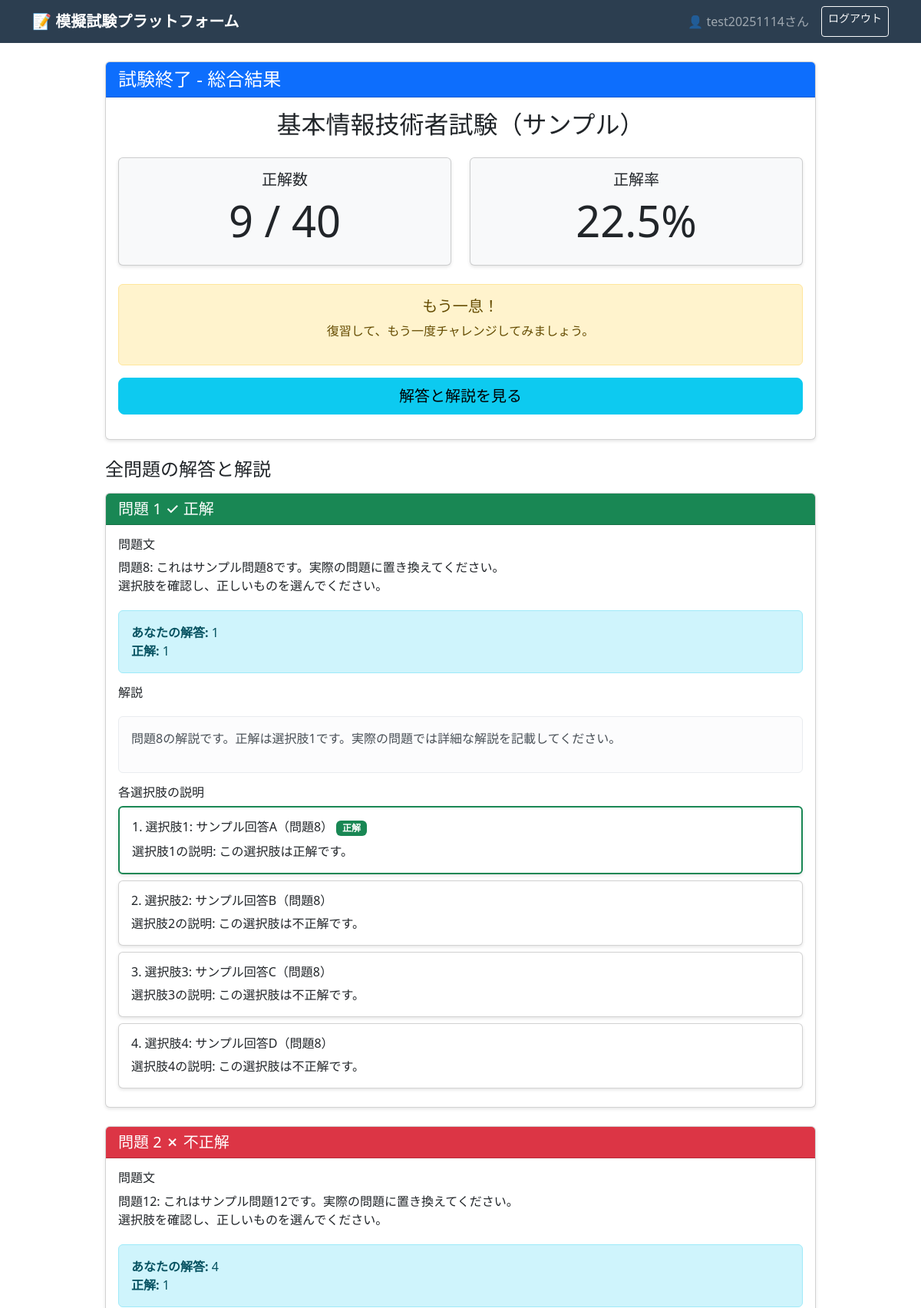
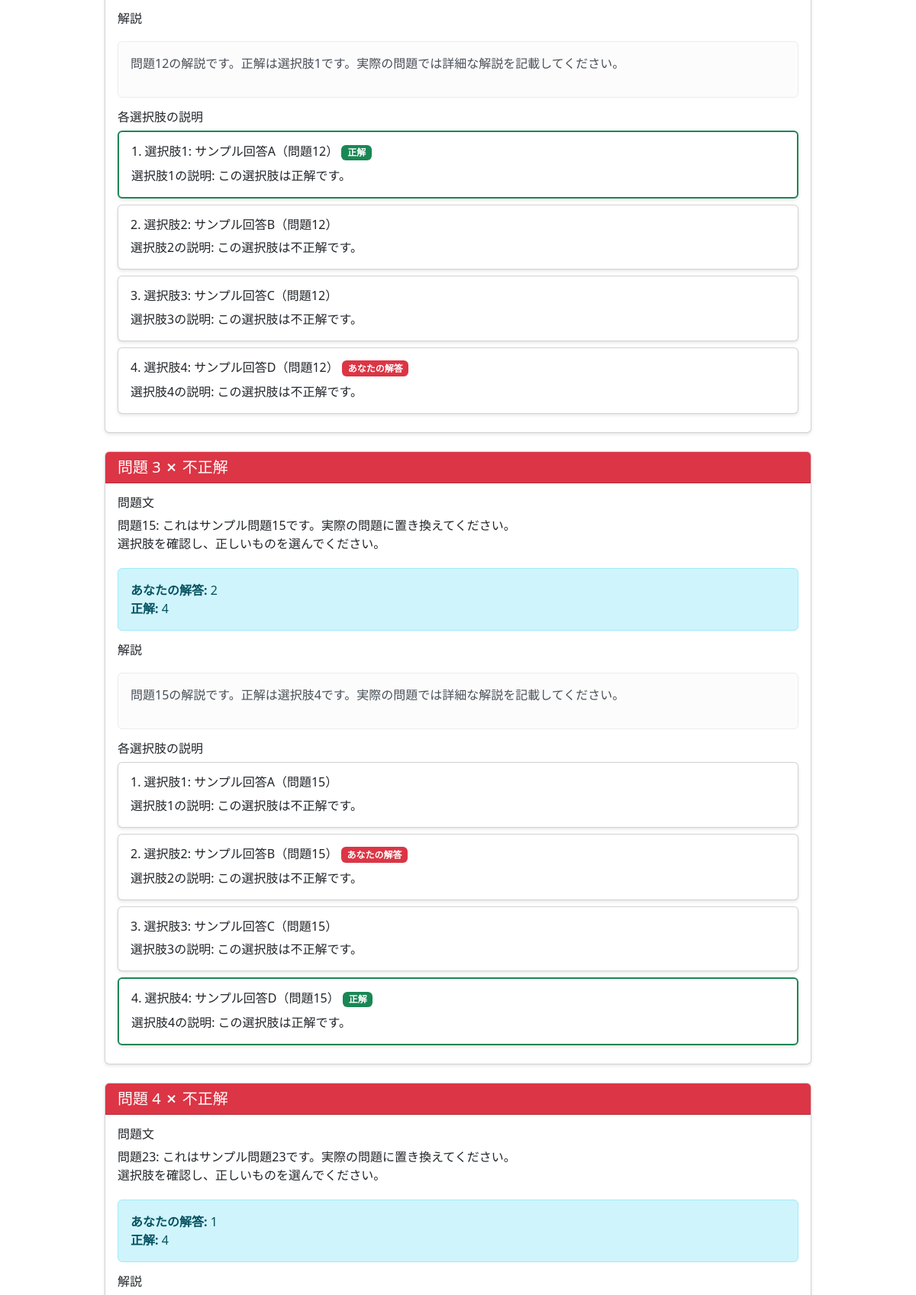
Page /exam/result/3/ (signed in, upper part) on the committed database (2 pictures, top to bottom).
### exam/models.py (models this page shows, shortened)
class User(AbstractUser):
    email = models.EmailField(unique=True)

class ExamSession(models.Model):
    user = models.ForeignKey(
        User,
        on_delete=models.CASCADE,
        related_name='exam_sessions',
        verbose_name="ユーザー"
    )
    exam_set = models.ForeignKey(
        ExamSet,
        on_delete=models.CASCADE,
        verbose_name="試験セット"
    )
    started_at = models.DateTimeField(auto_now_add=True, verbose_name="開始時刻")
    completed_at = models.DateTimeField(null=True, blank=True, verbose_name="完了時刻")
    score = models.IntegerField(null=True, blank=True, verbose_name="得点")
    total_questions = models.IntegerField(verbose_name="総問題数")
    is_completed = models.BooleanField(default=False, verbose_name="完了フラグ")
    class Meta:
        verbose_name = "試験セッション"
        verbose_name_plural = "試験セッション"
        ordering = ['-started_at']
    def get_percentage(self):
        if self.score is not None and self.total_questions > 0:
            return round((self.score / self.total_questions) * 100, 1)
        return 0

class ExamSet(models.Model):
    name = models.CharField(max_length=200, verbose_name="試験名")
    description = models.TextField(blank=True, verbose_name="説明")
    total_questions = models.IntegerField(default=40, verbose_name="問題数")
    created_at = models.DateTimeField(auto_now_add=True)
    updated_at = models.DateTimeField(auto_now=True)
    class Meta:
        verbose_name = "試験セット"
        verbose_name_plural = "試験セット"

class Question(models.Model):
    exam_set = models.ForeignKey(
        ExamSet,
        on_delete=models.CASCADE,
        related_name='questions',
        verbose_name="試験セット"
    )
    question_text = models.TextField(verbose_name="問題文")
    choice_1 = models.CharField(max_length=500, verbose_name="選択肢1")
    choice_2 = models.CharField(max_length=500, verbose_name="選択肢2")
    choice_3 = models.CharField(max_length=500, verbose_name="選択肢3")
    choice_4 = models.CharField(max_length=500, verbose_name="選択肢4")
    correct_answer = models.IntegerField(
        choices=[(1, '1'), (2, '2'), (3, '3'), (4, '4')],
        verbose_name="正解番号"
    )
    explanation = models.TextField(verbose_name="解説")
    explanation_1 = models.TextField(verbose_name="選択肢1の説明")
    explanation_2 = models.TextField(verbose_name="選択肢2の説明")
    explanation_3 = models.TextField(verbose_name="選択肢3の説明")
    explanation_4 = models.TextField(verbose_name="選択肢4の説明")
    created_at = models.DateTimeField(auto_now_add=True)
    class Meta:
        verbose_name = "問題"
        verbose_name_plural = "問題"
    def get_choices(self):
        return [
            self.choice_1,
            self.choice_2,
            self.choice_3,
            self.choice_4
        ]
    def get_explanations(self):
        return [
            self.explanation_1,
            self.explanation_2,
            self.explanation_3,
            self.explanation_4
        ]

class Answer(models.Model):
    session = models.ForeignKey(
        ExamSession,
        on_delete=models.CASCADE,
        related_name='answers',
        verbose_name="試験セッション"
    )
    question = models.ForeignKey(
        Question,
        on_delete=models.CASCADE,
        verbose_name="問題"
    )
    question_order = models.IntegerField(verbose_name="問題順序")
    user_answer = models.IntegerField(
        choices=[(1, '1'), (2, '2'), (3, '3'), (4, '4')],
        verbose_name="ユーザーの解答"
    )
    is_correct = models.BooleanField(verbose_name="正解フラグ")
    answered_at = models.DateTimeField(auto_now_add=True, verbose_name="解答時刻")
    class Meta:
        verbose_name = "解答"
        verbose_name_plural = "解答"
        ordering = ['question_order']

### exam/views.py (the view)
# urls.py: path('exam/result/<int:session_id>/', views.exam_result, name='exam_result'),
@login_required
def exam_result(request, session_id):
    session = get_object_or_404(ExamSession, id=session_id, user=request.user)
    answers = session.answers.all().order_by('question_order')
    results = []
    for answer in answers:
        question = answer.question
        results.append({
            'number': answer.question_order,
            'question': question,
            'answer': answer,
            'choices_with_explanations': [
                (i, choice, explanation)
                for i, (choice, explanation) in enumerate(
                    zip(question.get_choices(), question.get_explanations()),
                    start=1
                )
            ]
        })
    if 'current_exam_session_id' in request.session:
        del request.session['current_exam_session_id']
    if 'question_ids' in request.session:
        del request.session['question_ids']
    if 'current_question_index' in request.session:
        del request.session['current_question_index']
    context = {
        'session': session,
        'results': results,
        'score': session.score,
        'total': session.total_questions,
        'percentage': session.get_percentage()
    }
    return render(request, 'exam/result.html', context)

### exam/templates/exam/result.html (shortened to what this page needs)
{% extends 'exam/base.html' %}
{% block content %}
<div class="row">
    <div class="col-md-10 mx-auto">
        <div class="card mb-4">
            <div class="card-header bg-primary text-white">
                <h4 class="mb-0">試験終了 - 総合結果</h4>
            </div>
            <div class="card-body text-center">
                <h2 class="mb-4">{{ session.exam_set.name }}</h2>
                <div class="row mb-4">
                    <div class="col-md-6">
                        <div class="card bg-light">
                            <div class="card-body">
                                <h5 class="card-title">正解数</h5>
                                <h1 class="display-4">{{ score }} / {{ total }}</h1>
                            </div>
                        </div>
                    </div>
                    <div class="col-md-6">
                        <div class="card bg-light">
                            <div class="card-body">
                                <h5 class="card-title">正解率</h5>
                                <h1 class="display-4">{{ percentage }}%</h1>
                            </div>
                        </div>
                    </div>
                </div>
                {% if percentage >= 80 %}
                <div class="alert alert-success">
                    <h5>素晴らしい！</h5>
                    <p>高得点です。この調子で頑張りましょう！</p>
                </div>
                {% elif percentage >= 70 %}
                <div class="alert alert-info">
                    <h5>よくできました！</h5>
                    <p>合格ラインです。さらに理解を深めましょう。</p>
                </div>
                {% else %}
                <div class="alert alert-warning">
                    <h5>もう一息！</h5>
                    <p>復習して、もう一度チャレンジしてみましょう。</p>
                </div>
                {% endif %}
                <div class="d-grid gap-2 mb-3">
                    <a href="#answers" class="btn btn-info btn-lg">
                        解答と解説を見る
                    </a>
                </div>
            </div>
        </div>
        <div id="answers">
            <h4 class="mb-3">全問題の解答と解説</h4>
            {% for result in results %}
            <div class="card mb-4">
                <div class="card-header {% if result.answer.is_correct %}bg-success{% else %}bg-danger{% endif %} text-white">
                    <h5 class="mb-0">
                        問題 {{ result.number }}
                        {% if result.answer.is_correct %}
                        ✓ 正解
                        {% else %}
                        ✗ 不正解
                        {% endif %}
                    </h5>
                </div>
                <div class="card-body">
                    <div class="mb-3">
                        <h6>問題文</h6>
                        <p style="white-space: pre-line;">{{ result.question.question_text }}</p>
                    </div>
                    <div class="alert alert-info mb-3">
                        <strong>あなたの解答:</strong> {{ result.answer.user_answer }}<br>
                        <strong>正解:</strong> {{ result.question.correct_answer }}
                    </div>
                    <div class="mb-3">
                        <h6>解説</h6>
                        <div class="alert alert-light">
                            <p style="white-space: pre-line;">{{ result.question.explanation }}</p>
                        </div>
                    </div>
                    <div>
                        <h6>各選択肢の説明</h6>
                        {% for number, choice, explanation in result.choices_with_explanations %}
                        <div class="card mb-2 {% if number == result.question.correct_answer %}border-success border-2{% endif %}">
                            <div class="card-body">
                                <h6 class="card-title">
                                    {{ number }}. {{ choice }}
                                    {% if number == result.question.correct_answer %}
                                    <span class="badge bg-success">正解</span>
                                    {% endif %}
                                    {% if number == result.answer.user_answer and not result.answer.is_correct %}
                                    <span class="badge bg-danger">あなたの解答</span>
                                    {% endif %}
                                </h6>
                                <p class="card-text mb-0" style="white-space: pre-line;">{{ explanation }}</p>
                            </div>
                        </div>
                        {% endfor %}
                    </div>
                </div>
            </div>
            {% endfor %}
        </div>
    </div>
</div>
{% endblock %}

### exam/templates/exam/base.html (shortened to what this page needs)
<!DOCTYPE html>
<html lang="ja">
<head>
    <link href="https://cdn.jsdelivr.net/npm/bootstrap@5.3.0/dist/css/bootstrap.min.css" rel="stylesheet">
</head>
<body>
    {% if user.is_authenticated %}
    <nav class="navbar navbar-expand-lg navbar-dark">
        <div class="container">
            <a class="navbar-brand" href="{% url 'top' %}">📝 模擬試験プラットフォーム</a>
            <div class="navbar-nav ms-auto">
                <span class="navbar-text me-3">
                    👤 {{ user.username }}さん
                </span>
                <a href="{% url 'logout' %}" class="btn btn-outline-light btn-sm">ログアウト</a>
            </div>
        </div>
    </nav>
    {% endif %}
    <div class="content">
        <div class="container mt-4">
            {% block content %}{% endblock %}
        </div>
    </div>
</body>
</html>

### exam/templates/exam/base.html (style rules this page uses)
body { min-height: 100vh; display: flex; flex-direction: column; }
.content { flex: 1; }
.navbar { background-color: #2c3e50; }
.navbar-brand { font-weight: bold; color: white !important; }
.card { box-shadow: 0 2px 4px rgba(0,0,0,0.1); }
.alert { margin-top: 20px; }

### rows in the picture
User: username "test20251114"
ExamSession: exam_set.name "基本情報技術者試験（サンプル）"
Question: number "1", shows "✓ 正解", question.question_text "問題8: これはサンプル問題8です。実際の問題に置き換えてください。 選択肢を確認し、正しいものを選んでください。", answer.user_answer "1", question.correct_answer "1", question.explanation "問題8の解説です。正解は選択肢1です。実際の問題では詳細な解説を記載してください。", choices_with_explanations "1" "2" "3" "4", choices_with_explanations "選択肢1: サンプル回答A（問題8）" "選択肢2: サンプル回答B（問題8）" "選択肢3: サンプル回答C（問題8）" "選択肢4: サンプル回答D（問題8）", choices_with_explanations "選択肢1の説明: この選択肢は正解です。" "選択肢2の説明: この選択肢は不正解です。" "選択肢3の説明: この選択肢は不正解です。" "選択肢4の説明: この選択肢は不正解です。"
Question: number "2", shows "✗ 不正解", question.question_text "問題12: これはサンプル問題12です。実際の問題に置き換えてください。 選択肢を確認し、正しいものを選んでください。", answer.user_answer "4", question.correct_answer "1", question.explanation "問題12の解説です。正解は選択肢1です。実際の問題では詳細な解説を記載してください。", choices_with_explanations "1" "2" "3" "4", choices_with_explanations "選択肢1: サンプル回答A（問題12）" "選択肢2: サンプル回答B（問題12）" "選択肢3: サンプル回答C（問題12）" "選択肢4: サンプル回答D（問題12）", choices_with_explanations "選択肢1の説明: この選択肢は正解です。" "選択肢2の説明: この選択肢は不正解です。" "選択肢3の説明: この選択肢は不正解です。" "選択肢4の説明: この選択肢は不正解です。"
Question: number "3", shows "✗ 不正解", question.question_text "問題15: これはサンプル問題15です。実際の問題に置き換えてください。 選択肢を確認し、正しいものを選んでください。", answer.user_answer "2", question.correct_answer "4", question.explanation "問題15の解説です。正解は選択肢4です。実際の問題では詳細な解説を記載してください。", choices_with_explanations "1" "2" "3" "4", choices_with_explanations "選択肢1: サンプル回答A（問題15）" "選択肢2: サンプル回答B（問題15）" "選択肢3: サンプル回答C（問題15）" "選択肢4: サンプル回答D（問題15）", choices_with_explanations "選択肢1の説明: この選択肢は不正解です。" "選択肢2の説明: この選択肢は不正解です。" "選択肢3の説明: この選択肢は不正解です。" "選択肢4の説明: この選択肢は正解です。"
Question: number "4", shows "✗ 不正解", question.question_text "問題23: これはサンプル問題23です。実際の問題に置き換えてください。 選択肢を確認し、正しいものを選んでください。", answer.user_answer "1", question.correct_answer "4"

### other values in the picture
{{ score }} "9"
{{ total }} "40"
{{ percentage }} "22.5"
